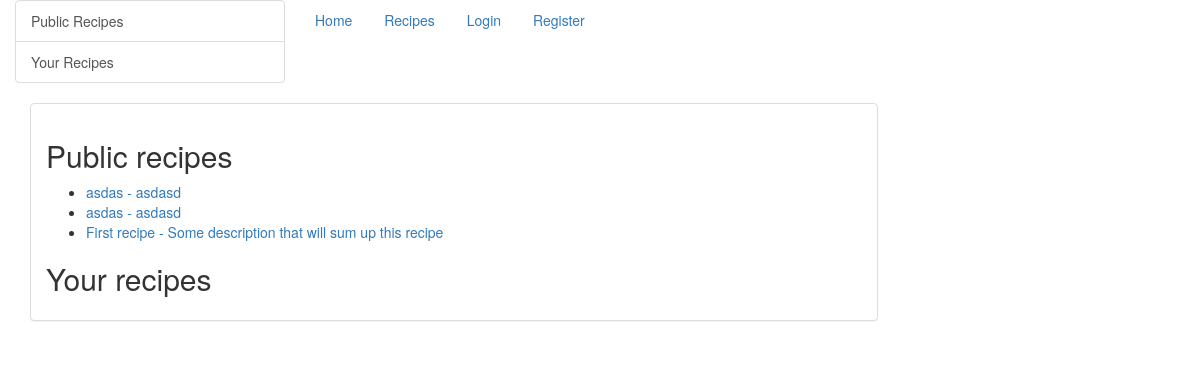
Before: /recipes/ with the older database file.
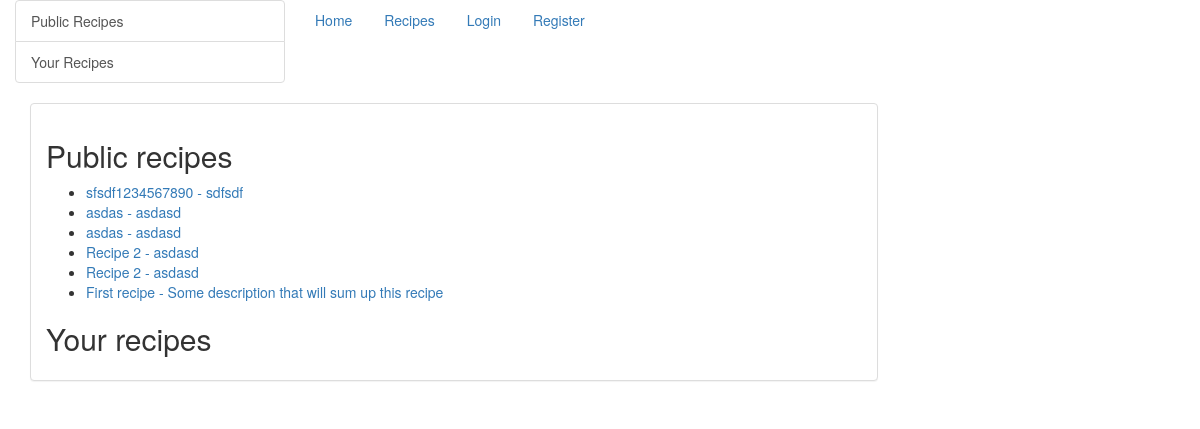
After: the same page with the newer database file.
### recipe/models.py (models this page shows)
class Recipe(models.Model):
    name = models.CharField(max_length=200)
    user = models.ForeignKey(User, on_delete=models.CASCADE)
    ingredients = models.ManyToManyField(Ingredient)
    description = models.CharField(max_length=100, blank=True)
    recipe_steps = models.CharField(max_length=1000)
    yields = models.IntegerField()
    calories = models.IntegerField(blank=True)
    dietLabels = models.CharField(max_length=1000, blank=True)
    healthLabels = models.CharField(max_length=1000, blank=True)
    date = models.DateField(default=datetime.date.today)
    global_access = models.BooleanField(default=True)
    card = models.CharField(max_length=1024, blank=True)
    class Meta:
        ordering = ["-name"]
    def __str__(self):
        return self.name

### website/views.py (the view)
# urls.py: url(r'^recipes/$', ShowAllRecipes.as_view()),
class ShowAllRecipes(ListView):
    context_object_name = 'recipe'
    queryset = Recipe.objects.filter(global_access=False)
    queryset2 = Recipe.objects.filter(global_access=True)
    def get_context_data(self, **kwargs):
        queryset2 = Recipe.objects.filter(global_access=True)
        if self.request.user.is_authenticated():
            queryset = Recipe.objects.filter(user=self.request.user)
            context = {
                'paginator': None,
                'page_obj': None,
                'is_paginated': False,
                'object_list': queryset,
                'object_list2': queryset2
            }
            context.update(kwargs)
        else:
            context = {
                'paginator': None,
                'page_obj': None,
                'is_paginated': False,
                'object_list2': queryset2,
            }
            context.update(kwargs)
        return context

### templates/recipe/recipe_list.html (shortened to what this page needs)
{% extends "base.html" %}
{% block content %}
    <h2 id="1">Public recipes</h2>
    <ul>
        {% for recipe in object_list2 %}
            <li><a href="/recipe/{{ recipe.id }}">{{ recipe }} - {{ recipe.description }}</a></li>
        {% endfor %}
    </ul>
    <h2 id="2">Your recipes</h2>
{% endblock %}
{% block sidebar %}
    <div class="col-xs-6 col-sm-3 sidebar-offcanvas sidebar-nav" id="sidebar" role="navigation">
        <div class="list-group">
            <a href="#1" class="list-group-item">
                <div class="sidebar">Public Recipes</div>
            </a>
            <a href="#2" class="list-group-item">
                <div class="sidebar">Your Recipes</div>
            </a>
        </div>
    </div>
{% endblock %}

Changed rows visible on the page:
added Recipe: name "sfsdf1234567890", description "sdfsdf"
added Recipe: name "Recipe 2", description "asdasd"
added Recipe: name "Recipe 2", description "asdasd"
